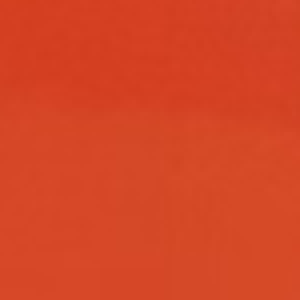
#> input picture ExperimentNaRealnychObrazkoch/RealneObrazky/PolaroidPNGVyrez.png, 75 x 75 px (shown 4 times larger); the run also reads 1 picture not shown here
$ python PorovnanieRealnehoPoExperimentuAPred.py
#> lines starting #> are read from the running program, lines starting #| are printed output that depends on the picture
import cv2
import matplotlib.pyplot as plt
import numpy as np

# Load original and smoothed Outputs
img_before = cv2.imread('./RealneObrazky/PolaroidPNGVyrez.png')
#> img_before is the input picture: shape (75, 75, 3); mean B, G, R 37.5, 69.4, 213.3
img_after = cv2.imread('./RGB_Histogramy/Vyhladeny_RGB_Obrazok.png')

# Convert BGR to RGB for matplotlib
img_before_rgb = cv2.cvtColor(img_before, cv2.COLOR_BGR2RGB)
img_after_rgb = cv2.cvtColor(img_after, cv2.COLOR_BGR2RGB)

# Function to calculate statistics per channel
def compute_stats(img, label):
#> called with label = 'Pôvodný obrázok'
    means = np.mean(img, axis=(0, 1))
#> means = [213.3, 69.41, 37.46]
    stds = np.std(img, axis=(0, 1))
#> stds = [1.23, 4, 2.46]
    print(f"\nŠtatistiky pre {label}:")
    for i, color in enumerate(['R', 'G', 'B']):
        print(f"  {color}-kanál: μ = {means[i]:.2f}, σ = {stds[i]:.2f}")
#> this loop made 3 passes
#|   R-kanál: μ = 213.31, σ = 1.23
#|   G-kanál: μ = 69.41, σ = 4.00
#|   B-kanál: μ = 37.46, σ = 2.46
    return means, stds

# Compute and print stats
compute_stats(img_before_rgb, "Pôvodný obrázok")
compute_stats(img_after_rgb, "Vyhladený obrázok")
#> the loop in compute_stats (call 2), `for i, color in enumerate(['R', 'G', 'B']):` made 3 passes
#|   R-kanál: μ = 213.38, σ = 0.85
#|   G-kanál: μ = 69.45, σ = 3.56
#|   B-kanál: μ = 37.44, σ = 2.14

# Plot only the two Outputs side by side
fig, axs = plt.subplots(1, 2, figsize=(12, 6))
# fig.suptitle("Porovnanie pôvodného a vyhladeného obrázka", fontsize=16)

axs[0].imshow(img_before_rgb)
axs[0].set_title("Obrázok pred experimentom")
axs[0].axis('off')

axs[1].imshow(img_after_rgb)
axs[1].set_title("Obrázok po experimente a vyhladzovaní")
axs[1].axis('off')

plt.tight_layout(rect=[0, 0, 1, 0.95])
plt.show()
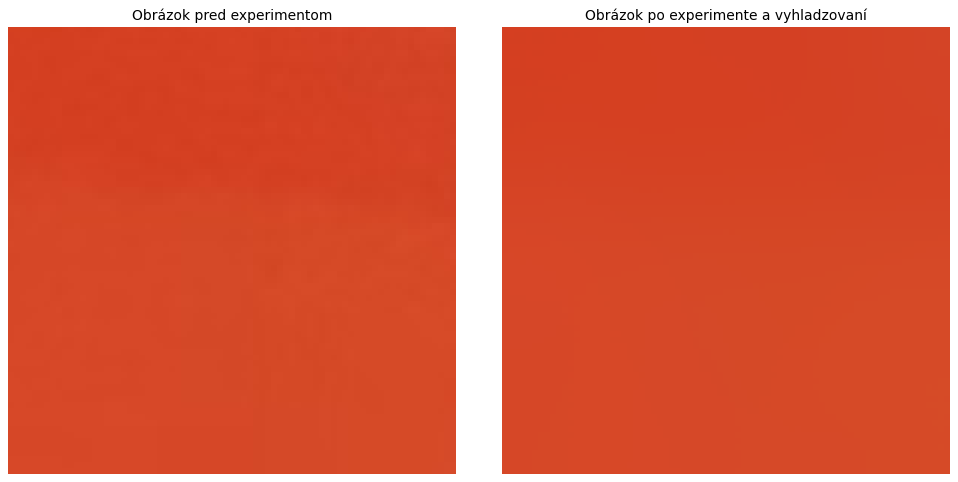
#> figure drawn by matplotlib, 2 panels
